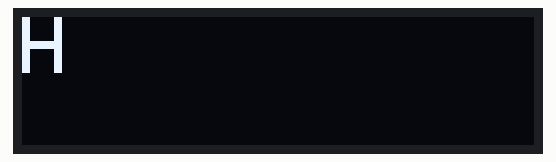
The program below on a simulated Adafruit Feather M0. On the bench: 128×32 one-colour display. What the program prints to the serial monitor is not drawn.

Above: at 0.16 s.
At 1.2 s:
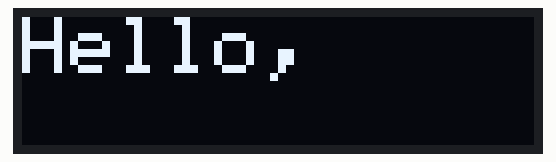
At 2.29 s:
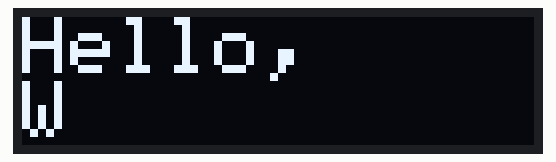
At 3.3 s:
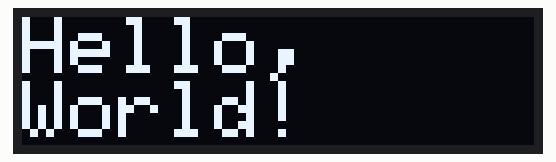
At 10.7 s:
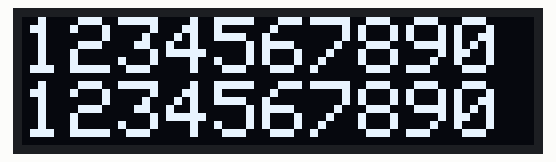
At 15.58 s:
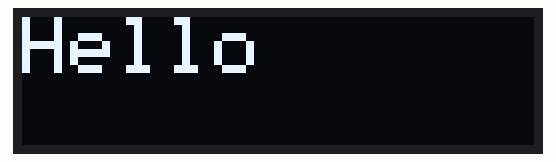

The program:

main.cpp
```cpp
/*******************************************************************************
 *
 * Display Text on ssd1306 128x64 i2c OLED
 *
 ******************************************************************************/

#include <SPI.h>
#include <Wire.h>
#include <Adafruit_GFX.h>
#include <Adafruit_SSD1306.h>

#define SCREEN_WIDTH 128 // OLED display width, in pixels
#define SCREEN_HEIGHT 32 // OLED display height, in pixels

#define OLED_RESET     4
#define SCREEN_ADDRESS 0x3C

Adafruit_SSD1306 display(SCREEN_WIDTH, SCREEN_HEIGHT, &Wire, OLED_RESET);

void write_to_display(char *);

void setup() {
    Serial.begin(115200);

    // uncomment for serial debugging
    //while (!Serial);

    // SSD1306_SWITCHCAPVCC = generate display voltage from 3.3V internally
    if(!display.begin(SSD1306_SWITCHCAPVCC, SCREEN_ADDRESS)) {
        Serial.println(F("SSD1306 allocation failed"));
        for(;;); // Don't proceed, loop forever
    }

    // Clear buffer
    display.clearDisplay();
    display.display();

    Serial.println("START OLED DISPLAY...");
}

void loop() {
    // 20 characters max
    write_to_display("Hello,    World!   ");

    // ABCDEF won't be displayed
    write_to_display("12345678901234567890ABCDEF");
}

void write_to_display(char *msg) {
    display.clearDisplay();

    display.setTextSize(2);
    display.setTextColor(SSD1306_WHITE);
    display.setCursor(0,0);

    //display.println(F(msg));
    for (int i=0; i<strlen(msg); i++) {
        display.printf("%c", F(msg[i]));
        display.display();
        delay(200);
    }

    // display for 2.5s minimum until the next one
    delay(2500);
}
```

Measured:
- by itself, everything shown: repeats every 14.6 s, in 32 steps
- what the display in image 1 shows lasts 1.1 s, from 1.1 s to 2.2 s
- what the display in image 3 shows lasts 3.4 s, from 3.2 s to 6.6 s
- what the display in image 4 shows lasts 4.0 s, from 10.6 s to 14.6 s
